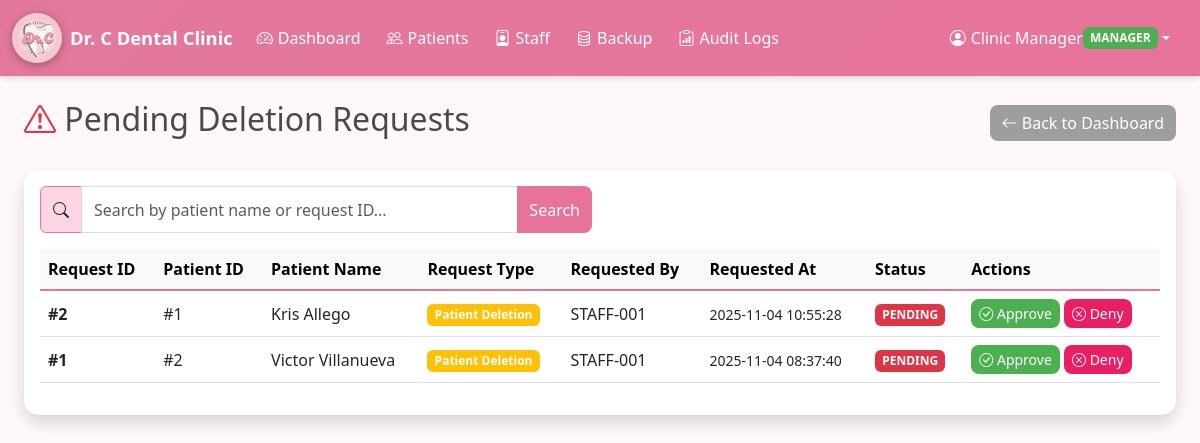
/pending_requests (signed in), run on an earlier commit of the app's database.
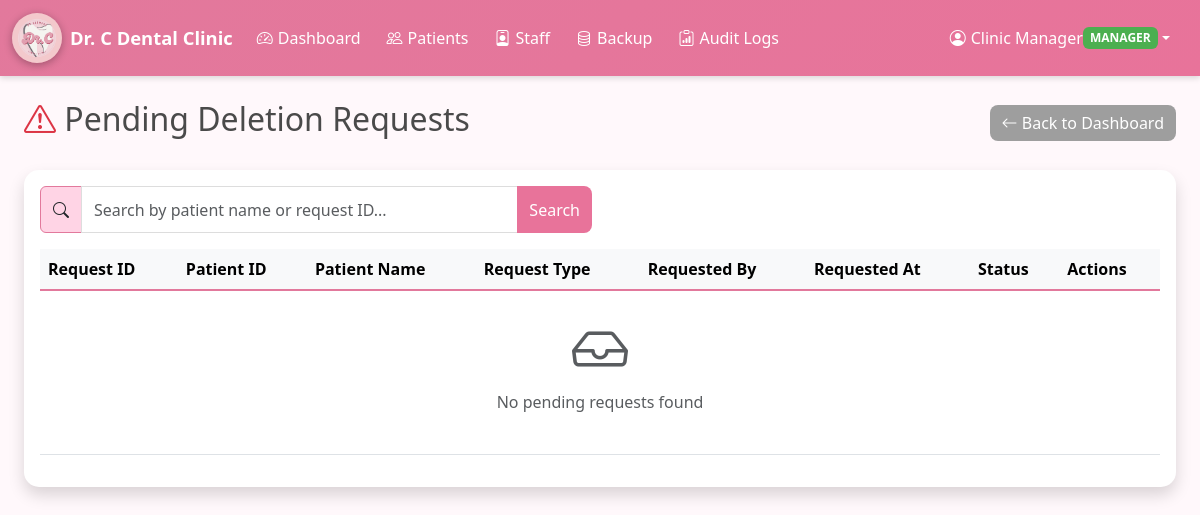
And on a later commit of the database.
### tables this page shows
CREATE TABLE pending_requests (
            id INTEGER PRIMARY KEY AUTOINCREMENT,
            patient_id INTEGER NOT NULL,
            requested_by INTEGER NOT NULL,
            status TEXT DEFAULT 'pending' CHECK(status IN ('pending','approved','denied')),
            requested_at TIMESTAMP DEFAULT CURRENT_TIMESTAMP,
            approved_by INTEGER,
            approved_at TIMESTAMP,
            FOREIGN KEY (patient_id) REFERENCES patients(id),
            FOREIGN KEY (requested_by) REFERENCES users(id)
        );

CREATE TABLE patients (
            id INTEGER PRIMARY KEY AUTOINCREMENT,
            first_name TEXT NOT NULL,
            last_name TEXT NOT NULL,
            date_of_birth TEXT,
            gender TEXT,
            phone TEXT,
            email TEXT,
            address TEXT,
            emergency_contact_name TEXT,
            emergency_contact_phone TEXT,
            medical_history TEXT,
            allergies TEXT,
            existing_condition TEXT,
            dentist_notes TEXT,
            created_by INTEGER,
            assigned_dentist TEXT,
            created_at TIMESTAMP DEFAULT CURRENT_TIMESTAMP,
            updated_at TIMESTAMP DEFAULT CURRENT_TIMESTAMP
        );

CREATE TABLE users (
            id INTEGER PRIMARY KEY AUTOINCREMENT,
            username TEXT UNIQUE NOT NULL,
            password_hash TEXT NOT NULL,
            full_name TEXT,
            email TEXT,
            role TEXT NOT NULL CHECK(role IN ('manager','staff','dentist','admin')),
            is_active INTEGER DEFAULT 1,
            created_at TIMESTAMP DEFAULT CURRENT_TIMESTAMP
        );

### app.py (the view, shortened to what this page needs)
@app.route("/pending_requests")
@login_required
@manager_required
def pending_requests_view():
    search = request.args.get("search", "")
    requests_list = PendingRequest.get_all_pending()
    return render_template("pending_requests.html", requests=requests_list, search=search)

### app.py (called while the page is built)
@login_manager.user_loader
def load_user(user_id: str) -> Optional[User]:
    return User.get_by_id(int(user_id))

### models.py (called while the page is built)
def get_db_connection() -> sqlite3.Connection:
    conn = sqlite3.connect(Config.DATABASE_NAME)
    conn.row_factory = sqlite3.Row
    return conn

    @property
    def is_active(self) -> bool:
        return bool(self.is_active_flag)

    def is_manager(self) -> bool:
        return self.role == "manager"

    @staticmethod
    def get_by_id(user_id: int) -> Optional["User"]:
        with get_db_connection() as conn:
            row = conn.execute("SELECT * FROM users WHERE id = ?", (user_id,)).fetchone()
        if row:
            return User(
                int(row["id"]),
                str(row["username"]),
                str(row["password_hash"]),
                str(row["role"]),
                str(row["full_name"]) if row["full_name"] else None,
                str(row["email"]) if row["email"] else None,
                int(row["is_active"]),
            )
        return None

### templates/pending_requests.html (shortened to what this page needs)
{% extends "base.html" %}
{% block content %}
<div class="container-fluid">
    <div class="d-flex justify-content-between align-items-center mb-4">
        <h2><i class="bi bi-exclamation-triangle text-danger"></i> Pending Deletion Requests</h2>
        <a href="{{ url_for('dashboard') }}" class="btn btn-secondary">
            <i class="bi bi-arrow-left"></i> Back to Dashboard
        </a>
    </div>
    <div class="card shadow">
        <div class="card-body">
            <form method="GET" class="mb-3">
                <div class="row g-3">
                    <div class="col-md-6">
                        <div class="input-group">
                            <span class="input-group-text"><i class="bi bi-search"></i></span>
                            <input type="text" class="form-control" name="search" placeholder="Search by patient name or request ID..." value="{{ search }}">
                            <button class="btn btn-outline-primary" type="submit">Search</button>
                        </div>
                    </div>
                </div>
            </form>
            <div class="table-responsive">
                <table class="table table-hover align-middle">
                    <thead class="table-light">
                        <tr>
                            <th>Request ID</th>
                            <th>Patient ID</th>
                            <th>Patient Name</th>
                            <th>Request Type</th>
                            <th>Requested By</th>
                            <th>Requested At</th>
                            <th>Status</th>
                            <th>Actions</th>
                        </tr>
                    </thead>
                    <tbody>
                        {% for req in requests %}
                        <tr>
                            <td><strong>#{{ req.id }}</strong></td>
                            <td>#{{ req.patient_id }}</td>
                            <td>{{ req.first_name }} {{ req.last_name }}</td>
                            <td><span class="badge bg-warning">Patient Deletion</span></td>
                            <td>{{ req.requested_by_name }}</td>
                            <td><small>{{ req.requested_at }}</small></td>
                            <td><span class="badge bg-danger">{{ req.status|upper }}</span></td>
                            <td>
                                <form action="{{ url_for('approve_request', request_id=req.id) }}" method="POST" style="display:inline;">
                                    <button class="btn btn-sm btn-success" type="submit" onclick="return confirm('Approve deletion of patient {{ req.first_name }} {{ req.last_name }}?')">
                                        <i class="bi bi-check-circle"></i> Approve
                                    </button>
                                </form>
                                <form action="{{ url_for('deny_request', request_id=req.id) }}" method="POST" style="display:inline;">
                                    <button class="btn btn-sm btn-danger" type="submit">
                                        <i class="bi bi-x-circle"></i> Deny
                                    </button>
                                </form>
                            </td>
                        </tr>
                        {% else %}
                        <tr>
                            <td colspan="8" class="text-center text-muted py-4">
                                <i class="bi bi-inbox display-4"></i>
                                <p class="mt-2">No pending requests found</p>
                            </td>
                        </tr>
                        {% endfor %}
                    </tbody>
                </table>
            </div>
        </div>
    </div>
</div>
{% endblock %}

What changed in the data, as far as the page shows it:
no longer on this page (row edited): pending_requests: id "2", patient_id "1", first_name "Kris", last_name "Allego", requested_by_name "STAFF-001", requested_at "2025-11-04 10:55:28", status "PENDING"
no longer on this page (row edited): pending_requests: id "1", patient_id "2", first_name "Victor", last_name "Villanueva", requested_by_name "STAFF-001", requested_at "2025-11-04 08:37:40", status "PENDING"
Also different on the page:
text now shown: "No pending requests found"
